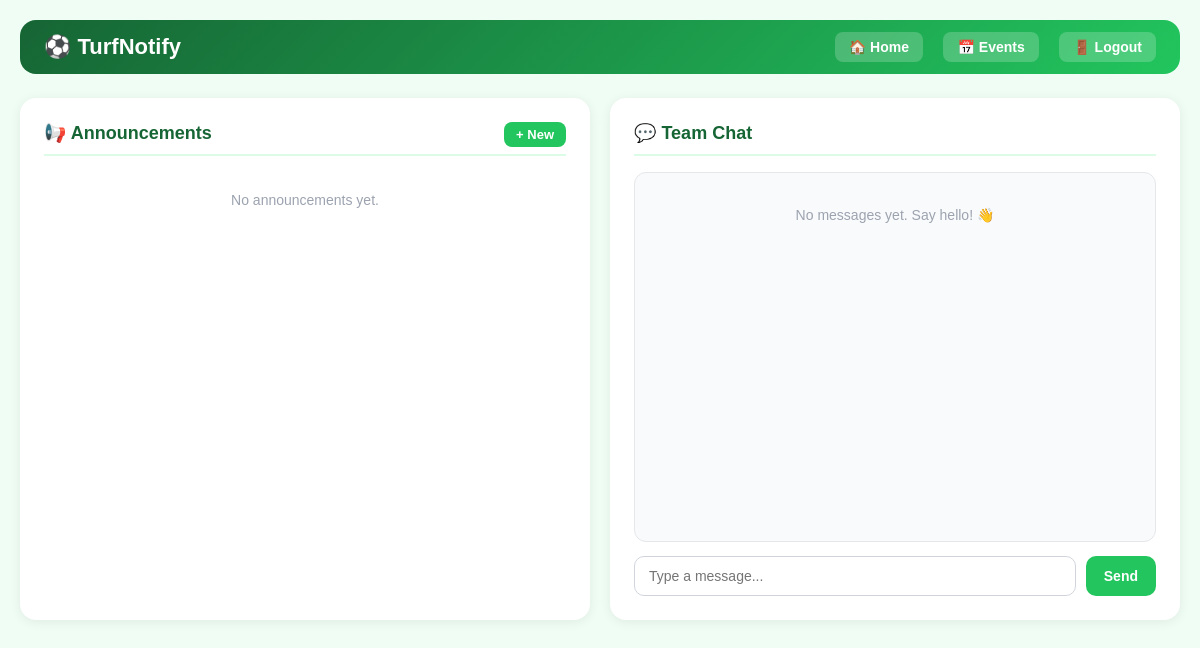
The page /home/ (signed in) on the database as committed earlier.
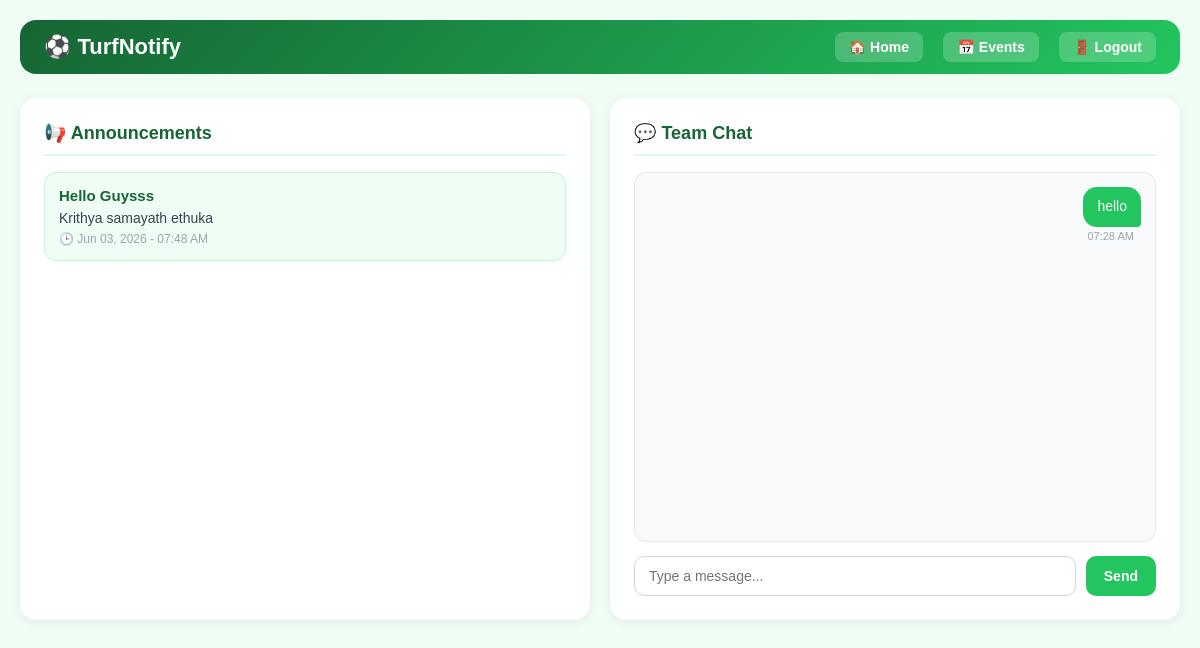
The same page on the database as committed later.
### chat/models.py (models this page shows, shortened)
class Announcement(models.Model):
    title = models.CharField(max_length=200)
    content = models.TextField()
    created_at = models.DateTimeField(auto_now_add=True)

class Message(models.Model):
    user = models.ForeignKey(User, on_delete=models.CASCADE)
    content = models.TextField()
    created_at = models.DateTimeField(auto_now_add=True)

### chat/views.py (the view)
# urls.py: path('home/', views.home_view, name='home'),
@login_required(login_url='/')
def home_view(request):
    announcements = Announcement.objects.all().order_by('-created_at')
    messages = Message.objects.all().order_by('created_at')
    user_events = Event.objects.filter(created_by=request.user)
    is_event_creator = user_events.exists()
    return render(request, 'home.html', {
        'announcements': announcements,
        'messages': messages,
        'is_event_creator': is_event_creator
    })

### Turf/templates/home.html (shortened to what this page needs)
<!DOCTYPE html>
<html>
{% load static %}
<head>
    <link rel="stylesheet" href="{% static 'css/style.css' %}">
</head>
<body>
    <div class="navbar">
        <h2>⚽ TurfNotify</h2>
        <div class="navbar-links">
            <a href="/home/">🏠 Home</a>
            <a href="/dashboard/">📅 Events</a>
            <a href="/logout/">🚪 Logout</a>
        </div>
    </div>
    <div class="page-grid">
<div class="section-card">
    <div class="section-title">
        📢 Announcements
        {% if is_event_creator %}
        <a href="/announcement/create/" style="float:right; font-size:13px; background:#22c55e; color:white; padding:5px 12px; border-radius:8px; text-decoration:none;">+ New</a>
        {% endif %}
    </div>
    {% for announcement in announcements %}
    <div class="announcement-card">
        <h4>{{ announcement.title }}</h4>
        <p>{{ announcement.content }}</p>
        <div class="time">🕒 {{ announcement.created_at|date:"M d, Y - h:i A" }}
        </div>
    </div>
    {% empty %}
    <div class="no-data">No announcements yet.</div>
    {% endfor %}
</div>
        <div class="section-card">
            <div class="section-title">💬 Team Chat</div>
            <div class="chat-box" id="chatBox">
                {% for msg in messages %}
                <div class="chat-message {% if msg.user == request.user %}mine{% else %}others{% endif %}">
                    <div class="chat-bubble">{{ msg.content }}</div>
                    <div class="chat-meta">
                        {{ msg.created_at|date:"h:i A" }}
                    </div>
                </div>
                {% empty %}
                <div class="no-data">No messages yet. Say hello! 👋</div>
                {% endfor %}
            </div>
            <form method="POST" action="/send-message/" id="chatForm">
                <div class="chat-input-row">
                    <input type="text" name="content" id="chatInput" placeholder="Type a message..." autocomplete="off" />
                    <button type="submit">Send</button>
                </div>
            </form>
        </div>
    </div>
</body>
</html>

Rows that differ between the two databases and show on the page:
added Announcement: title "Hello Guysss", content "Krithya samayath ethuka", created_at "Jun 03, 2026 - 07:48 AM"
added Message: content "hello", created_at "07:28 AM"
Other text that changed with them:
text no longer shown: "+ New No announcements yet. No messages yet. Say hello! 👋"
